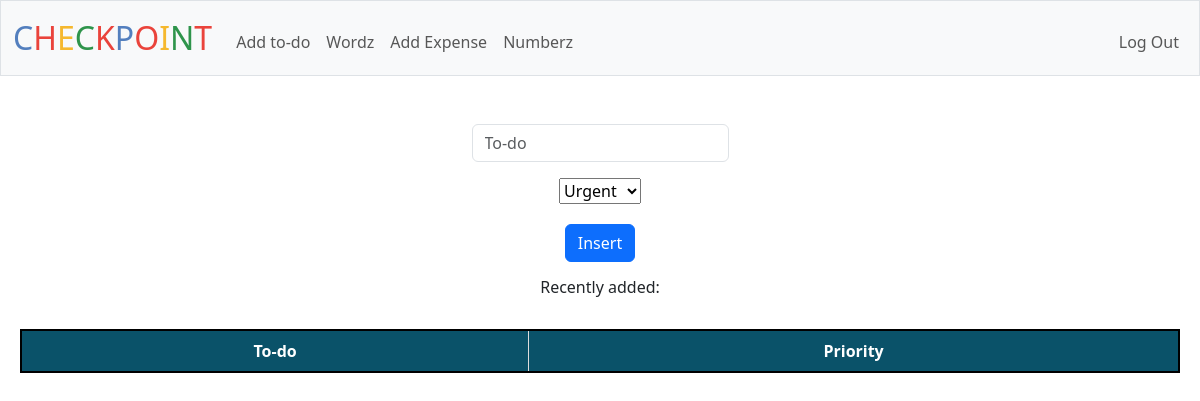
Before: /todo (signed in) with the older database file.
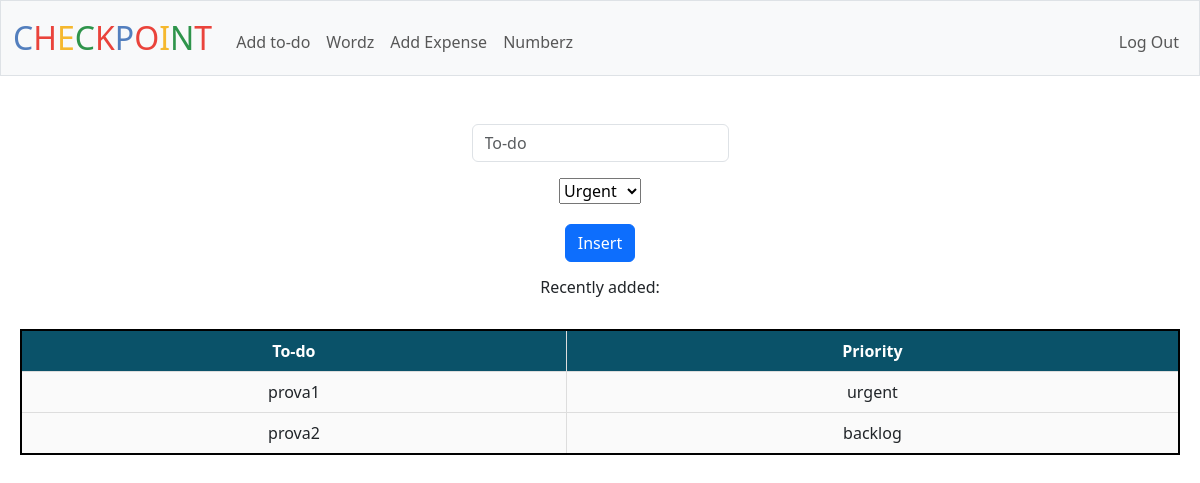
After: the same page with the newer database file.
### tables this page shows
CREATE TABLE "todos" (
id INTEGER PRIMARY KEY AUTOINCREMENT NOT NULL,
username TEXT,
category TEXT,
item TEXT,
status TEXT,
timedate DATETIME DEFAULT CURRENT_TIMESTAMP,
FOREIGN KEY (username) REFERENCES users(username)
);

### app.py (the view)
@app.route("/todo", methods=["GET", "POST"])
@login_required
def todo():
    if request.method == "POST":
        todo=request.form.get("todo")
        prio=request.form.get("prio")
        if not todo or not prio:
            return apology("Please fill both fields.")
        db.execute("INSERT INTO todos (username, category, item, status) VALUES (?,?,?,?)",session["username"], prio, todo, "open")
        return redirect("/todo")
    else: #if GET mando html
        todo_history = db.execute("SELECT item, category FROM todos WHERE username = ? LIMIT 5", session["username"])
        return render_template("todo.html", todo_history=todo_history)

### app.py (called while the page is built)
@app.after_request
def after_request(response):
    response.headers["Cache-Control"] = "no-cache, no-store, must-revalidate"
    response.headers["Expires"] = 0
    response.headers["Pragma"] = "no-cache"
    return response

### helpers.py (called while the page is built)
def login_required(f):
    @wraps(f)
    def decorated_function(*args, **kwargs):
        if session.get("user_id") is None:
            return redirect("/login")
        return f(*args, **kwargs)
    return decorated_function

### templates/todo.html (shortened to what this page needs)
{% extends "layout.html" %}
{% block main %}
    <form action="/todo" method="post">
        <div class="mb-3">
            <input autocomplete="off" autofocus class="form-control mx-auto w-auto" name="todo" placeholder="To-do" type="text">
        </div>
        <div class="dropdown-container">
            <select id="prio" name="prio">
                <option value="urgent">Urgent</option>
            </select>
        </div>
        <button class="btn btn-primary" type="submit">Insert</button>
    </form>
    <p>
        <h6>Recently added:</h6>
    </p>
    <table>
        <tr>
            <th>To-do</th>
            <th>Priority</th>
        </tr>
        {% for row in todo_history %}
        <tr>
            <td>{{ row.item }}</td>
            <td>{{ row.category }}</td>
        </tr>
        {% endfor %}
    </table>
{% endblock %}

### templates/layout.html (shortened to what this page needs)
<!DOCTYPE html>
<html lang="en">
    <head>
        <link href="https://cdn.jsdelivr.net/npm/bootstrap@5.3.3/dist/css/bootstrap.min.css" rel="stylesheet">
        <link href="/static/styles.css" rel="stylesheet">
    </head>
    <body>
        <nav class="bg-light border navbar navbar-expand-md navbar-light">
            <div class="container-fluid">
                <a class="navbar-brand" href="/"><span class="blue">C</span><span class="red">H</span><span class="yellow">E</span><span class="green">C</span><span class="red">K</span><span class="blue">P</span><span class="red">O</span><span class="yellow">I</span><span class="green">N</span><span class="red">T</span></a>
                <div class="collapse navbar-collapse" id="navbar">
                    {% if session["user_id"] %}
                        <ul class="navbar-nav me-auto mt-2">
                            <li class="nav-item"><a class="nav-link" href="/todo">Add to-do</a></li>
                            <li class="nav-item"><a class="nav-link" href="/wordz">Wordz</a></li>
                            <li class="nav-item"><a class="nav-link" href="/expense">Add Expense</a></li>
                            <li class="nav-item"><a class="nav-link" href="/numberz">Numberz</a></li>
                        </ul>
                        <ul class="navbar-nav ms-auto mt-2">
                            <li class="nav-item"><a class="nav-link" href="/logout">Log Out</a></li>
                        </ul>
                    {% else %}
                        <ul class="navbar-nav ms-auto mt-2">
                            <li class="nav-item"><a class="nav-link" href="/register">Register</a></li>
                            <li class="nav-item"><a class="nav-link" href="/login">Log In</a></li>
                        </ul>
                    {% endif %}
                </div>
            </div>
        </nav>
        <main class="container py-5 text-center">
            {% block main %}{% endblock %}
        </main>
    </body>
</html>

### static/styles.css (style rules this page uses)
nav .navbar-brand { font-size: xx-large; }
nav .navbar-brand .blue { color: #537fbe; }
nav .navbar-brand .red { color: #ea433b; }
nav .navbar-brand .yellow { color: #f5b82e; }
nav .navbar-brand .green { color: #2e944b; }
table { margin-top: 2rem; margin-bottom: 3rem; margin-left: auto; margin-right: auto; border: 2px solid black; border-collapse: collapse; background-color: #FAFAFA; }
td, th { border: 1px solid black; padding: 8px; text-align: center; }
.highlight,th { background-color: #0A5269; color: white; }
.container { max-width: 1200px; margin: 0 auto; padding: 20px; }
.dropdown-container { margin-bottom: 20px; }
table { width: 100%; border-collapse: collapse; }
table th, table td { border: 1px solid #ddd; padding: 8px; }

Changed rows visible on the page:
added todos: item "prova1", category "urgent"
added todos: item "prova2", category "backlog"
